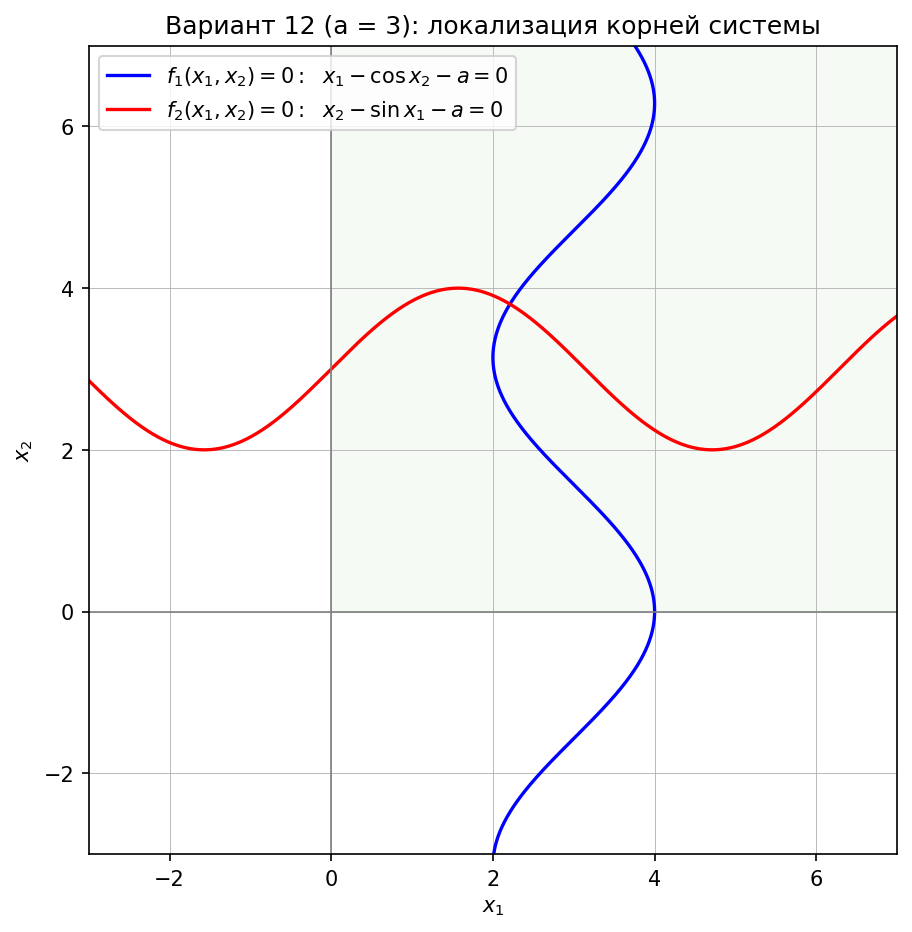

Python code for this plot:
import numpy as np
import matplotlib.pyplot as plt

a = 3.0
X1_MIN, X1_MAX = -3.0, 7.0
X2_MIN, X2_MAX = -3.0, 7.0
N = 2000


def main():
    x2_grid = np.linspace(X2_MIN, X2_MAX, N)
    x1_of_f1 = a + np.cos(x2_grid)
    x1_grid = np.linspace(X1_MIN, X1_MAX, N)
    x2_of_f2 = a + np.sin(x1_grid)

    fig, ax = plt.subplots(figsize=(7, 7))

    ax.plot(x1_of_f1, x2_grid, 'b-', lw=1.6,
            label=r'$f_1(x_1,x_2)=0:\ \ x_1-\cos x_2-a=0$')
    ax.plot(x1_grid, x2_of_f2, 'r-', lw=1.6,
            label=r'$f_2(x_1,x_2)=0:\ \ x_2-\sin x_1-a=0$')

    ax.axhline(0, color='gray', lw=0.8)
    ax.axvline(0, color='gray', lw=0.8)
    ax.axhspan(0, X2_MAX, xmin=(0 - X1_MIN) / (X1_MAX - X1_MIN),
               color='green', alpha=0.04)

    ax.set_xlim(X1_MIN, X1_MAX)
    ax.set_ylim(X2_MIN, X2_MAX)
    ax.set_xlabel('$x_1$')
    ax.set_ylabel('$x_2$')
    ax.set_title(f'Вариант 12 (a = {a:g}): локализация корней системы')
    ax.grid(True, lw=0.4)
    ax.legend(loc='upper left')
    ax.set_aspect('equal', adjustable='box')

    out_png = 'graph.png'
    plt.savefig(out_png, dpi=150, bbox_inches='tight')
    try:
        plt.show()
    except Exception:
        pass


if __name__ == "__main__":
    main()
